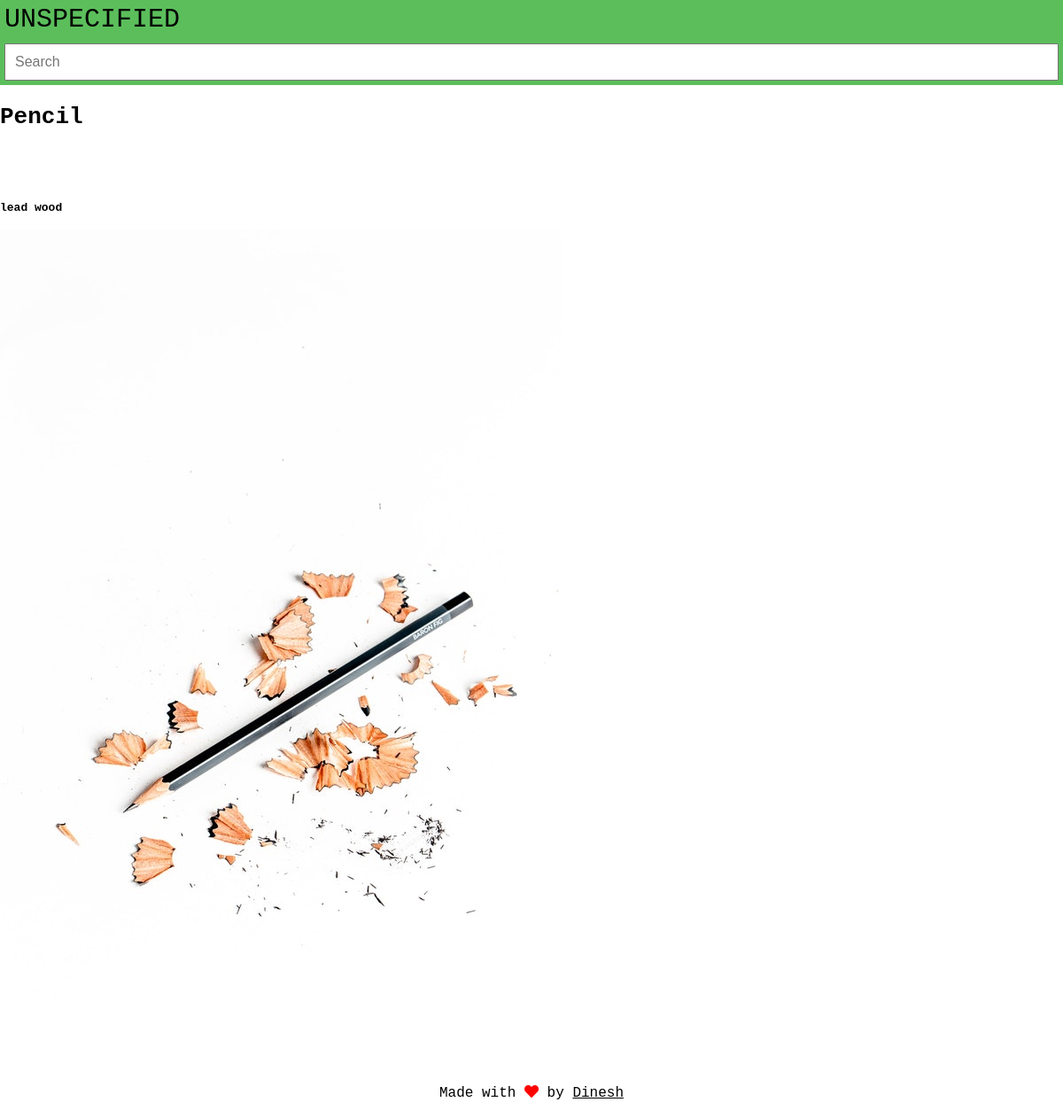
Screenshot of /products/2/ with the database file from the repository.
### products/models.py (models this page shows, shortened)
class Product(models.Model):
    title  =models.CharField(max_length=120)
    slug   =models.SlugField(unique=True ,blank=True)
    desc   =models.TextField()
    price  =models.DecimalField(decimal_places=2,max_digits=20)
    image  =models.ImageField(upload_to=upload_image_path ,null=True,blank=True)
    objects=ProductManager()

### products/views.py (the view)
# urls.py: url(r'^(?P<pk>\d+)/$',product_detail_view.as_view()),
class product_detail_view(DetailView):
    queryset=Product.objects.all()
    template_name='product_detail.html'
    def get_context_data(self,*args,**kwargs):
        context=super(product_detail_view,self).get_context_data(*args,**kwargs)
        return context
    def get_object(self,*args,**kwargs):
        pk=self.kwargs.get('pk')
        instance=Product.objects.get_by_id(pk)
        if instance is None:
            raise Http404("Dafuq! Product does not exist")
        return instance

### products/models.py (called while the page is built)
    def get_by_id(self,id):
        qs=self.get_queryset().filter(id=id)
        if qs.count()==1:
            return qs.first()
        return None

### products/templates/product_detail.html
{% extends "base.html" %}
{%load static%}
{% block content %}
<div class="container">
    <div class="row">
        <div class="col">
            <h1>{{object.title}}</h1>
            <br><br><br>
            <h4>{{object.desc}}</h4>
            <img src="{{object.image.url}}" alt="Image not available" class="img-fluid"/>
        </div>
    </div>
</div>
{% endblock%}

### static/css/main.css (style rules this page uses)
body { padding: 0; margin: 0; position: relative; padding-top: 100px; font-family: monospace; }
.container { display: grid; grid-template-columns: 1fr; }

### rows the page displays
Product: title "Pencil", desc "lead wood", image (picture)
